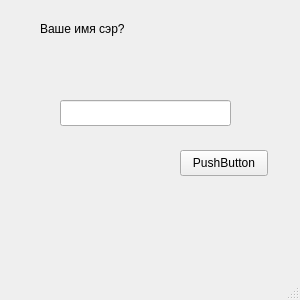
<?xml version="1.0" encoding="UTF-8"?>
<ui version="4.0">
 <class>MainWindow</class>
 <widget class="QMainWindow" name="MainWindow">
  <property name="geometry">
   <rect>
    <x>0</x>
    <y>0</y>
    <width>300</width>
    <height>300</height>
   </rect>
  </property>
  <property name="windowTitle">
   <string>MainWindow</string>
  </property>
  <widget class="QWidget" name="centralwidget">
   <widget class="QLabel" name="label">
    <property name="geometry">
     <rect>
      <x>40</x>
      <y>20</y>
      <width>171</width>
      <height>18</height>
     </rect>
    </property>
    <property name="text">
     <string>Ваше имя сэр?</string>
    </property>
   </widget>
   <widget class="QLineEdit" name="user_registr">
    <property name="geometry">
     <rect>
      <x>60</x>
      <y>100</y>
      <width>171</width>
      <height>26</height>
     </rect>
    </property>
    <property name="text">
     <string/>
    </property>
   </widget>
   <widget class="QPushButton" name="logInbut">
    <property name="geometry">
     <rect>
      <x>180</x>
      <y>150</y>
      <width>88</width>
      <height>26</height>
     </rect>
    </property>
    <property name="text">
     <string>PushButton</string>
    </property>
   </widget>
  </widget>
  <widget class="QStatusBar" name="statusbar"/>
 </widget>
 <resources/>
 <connections/>
</ui>
